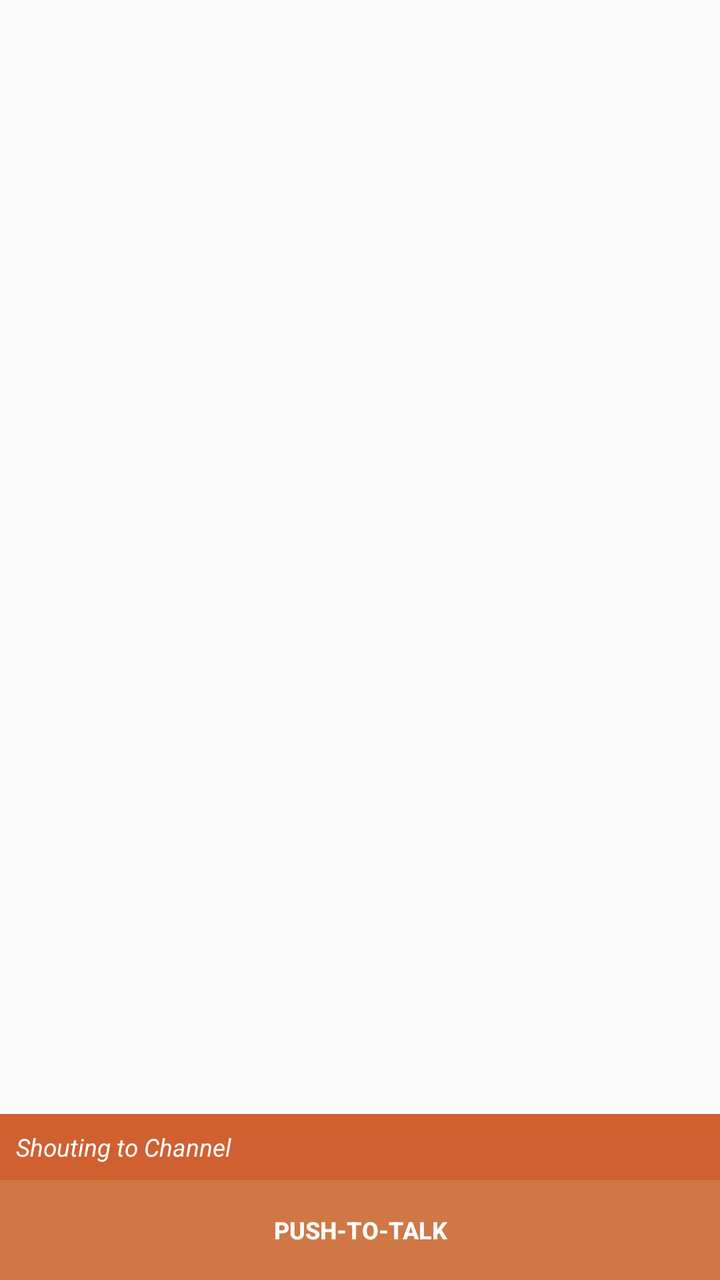
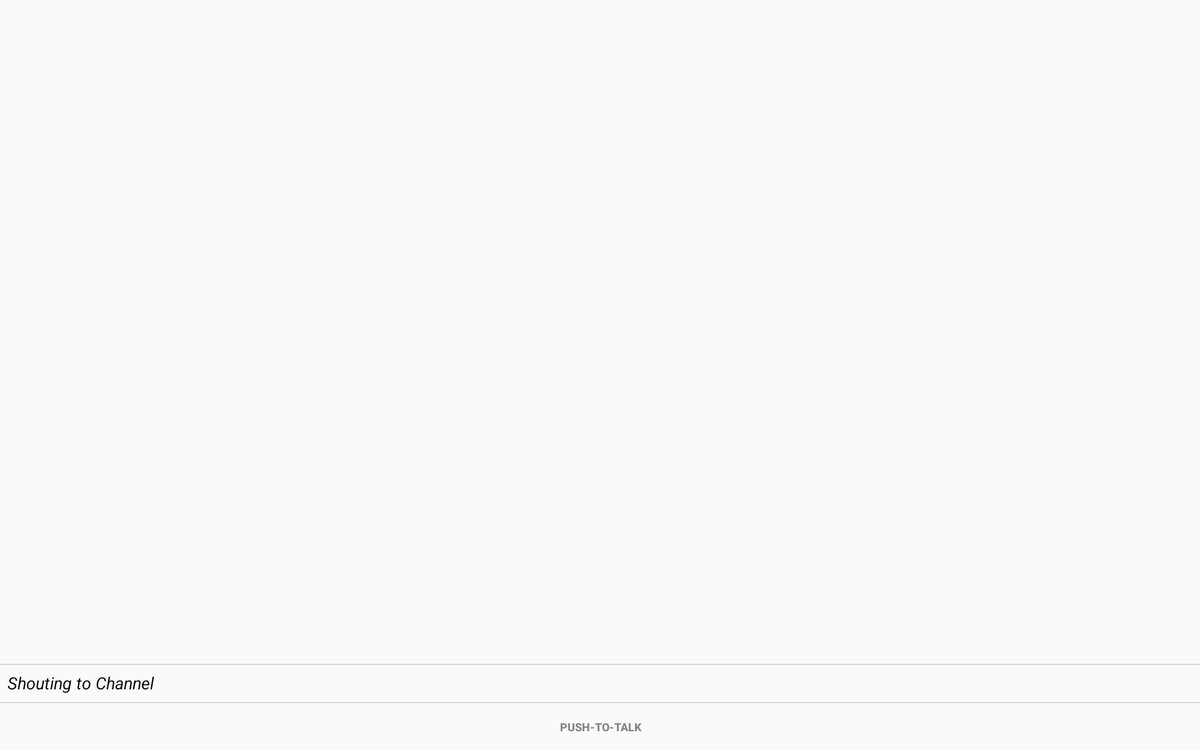

An Android layout and its configuration variant, each rendered on a device that would load it. The default file and the variant file are quoted in full after the pictures.
<!-- AndroidManifest.xml: application theme Theme.Wimic -->
<!-- res/layout/fragment_channel.xml -->
<LinearLayout xmlns:android="http://schemas.android.com/apk/res/android"
    xmlns:app="http://schemas.android.com/apk/res-auto"
    xmlns:tools="http://schemas.android.com/tools"
    android:id="@+id/channelcontainer"
    android:layout_width="match_parent"
    android:layout_height="match_parent"
    android:orientation="vertical">

    <androidx.viewpager.widget.ViewPager
        android:id="@+id/channel_view_pager"
        android:layout_width="match_parent"
        android:layout_height="0dp"
        android:layout_weight="1">

        <androidx.viewpager.widget.PagerTabStrip
            android:id="@+id/channel_tab_strip"
            android:layout_width="match_parent"
            android:layout_height="wrap_content"
            android:layout_gravity="top"
            android:visibility="gone"
            tools:visibility="gone" />
    </androidx.viewpager.widget.ViewPager>

    <FrameLayout
        android:id="@+id/target_panel"
        android:layout_width="match_parent"
        android:layout_height="wrap_content"
        android:background="?colorPrimaryDark">

        <TextView
            android:id="@+id/target_panel_warning"
            android:layout_width="match_parent"
            android:layout_height="match_parent"
            android:text="Shouting to Channel"
            android:textSize="6pt"
            android:textColor="?android:textColorPrimaryInverse"
            android:singleLine="true"
            android:gravity="left|center_vertical"
            android:textStyle="italic"
            android:padding="8dp"/>

        <ImageView
            android:id="@+id/target_panel_cancel"
            android:layout_width="24dp"
            android:layout_height="match_parent"
            app:srcCompat="@drawable/ic_action_delete_dark"
            android:tint="?android:textColorPrimaryInverse"
            android:layout_gravity="center_vertical|end"
            android:background="?attr/selectableItemBackgroundBorderless"/>

    </FrameLayout>

    <LinearLayout
        android:id="@+id/pushtotalk_view"
        android:layout_width="match_parent"
        android:layout_height="wrap_content"
        android:gravity="center_horizontal"
        android:orientation="vertical"
        android:background="?attr/colorPrimary">

        <Button
            android:id="@+id/pushtotalk"
            android:layout_width="match_parent"
            android:layout_height="50dp"
            android:text="@string/ptt"
            android:textColor="?android:attr/textColorPrimaryInverse"
            android:textAllCaps="true"
            android:textStyle="bold"
            android:textSize="12sp"
            android:background="?attr/selectableItemBackground"/>
    </LinearLayout>

</LinearLayout>
<!-- resources referenced by this layout -->
<resources>
  <string name="ptt">Push-to-talk</string>
  <style name="Theme.Wimic" parent="@style/Theme.AppCompat.Light.DarkActionBar">
          <item name="android:textColorPrimary">#000</item>
          <item name="android:textColorSecondary">#777</item>
          <item name="android:textColorPrimaryInverse">#FFF</item>
          <item name="android:textColorSecondaryInverse">#000</item>
  
          <item name="actionBarStyle">@style/WimicDarkActionBar</item>
  
          <item name="colorPrimary">@color/wimic_orange</item>
          <item name="colorPrimaryDark">@color/wimic_orange_light</item>
          <item name="colorAccent">#777</item>
  
          <item name="cardStyle">@style/Theme.Wimic.CardView</item>
      </style>
  <style name="WimicDarkActionBar" parent="@style/Widget.AppCompat.ActionBar.Solid">
          <item name="background">@color/card_dark</item>
          <item name="titleTextStyle">@style/WimicDarkActionBarText</item>
      </style>
  <color name="wimic_orange">#D07746</color>
  <color name="wimic_orange_light">#D06030</color>
  <style name="Theme.Wimic.CardView" parent="CardView">
      </style>
  <color name="card_dark">#111111</color>
  <style name="WimicDarkActionBarText" parent="@style/TextAppearance.AppCompat.Widget.ActionBar.Title">
          <item name="android:textColor">#FFFFFF</item>
      </style>
</resources>
<!-- res/layout-sw720dp/fragment_channel.xml (the author's variant of the layout above) -->
<!-- drawn on a large tablet held sideways -->
<?xml version="1.0" encoding="utf-8"?>
<LinearLayout xmlns:android="http://schemas.android.com/apk/res/android"
    xmlns:app="http://schemas.android.com/apk/res-auto"
    xmlns:tools="http://schemas.android.com/tools"
              android:layout_width="match_parent"
              android:layout_height="match_parent"
              android:layout_marginLeft="16dp"
              android:layout_marginRight="16dp"
              android:divider="?attr/dividerHorizontal"
              android:orientation="horizontal"
              android:showDividers="middle"
    android:baselineAligned="false">

    <LinearLayout
        android:id="@+id/left_split"
        android:layout_width="0dp"
        android:layout_height="match_parent"
        android:layout_weight="1"
        android:visibility="gone"
        tools:visibility="gone">

        <FrameLayout
            android:id="@+id/chat_fragment"
            android:layout_width="match_parent"
            android:layout_height="match_parent" />
    </LinearLayout>

    <LinearLayout
        android:id="@+id/right_split"
        android:layout_width="0dp"
        android:layout_height="match_parent"
        android:layout_weight="3"
        android:orientation="vertical" >

        <FrameLayout
            android:id="@+id/list_fragment"
            android:layout_width="match_parent"
            android:layout_height="0dp"
            android:layout_weight="1" />

        <FrameLayout
            android:id="@+id/target_panel"
            android:layout_width="match_parent"
            android:layout_height="wrap_content">

            <View
                android:layout_width="match_parent"
                android:layout_height="1dp"
                android:background="#dadada"
                android:layout_gravity="top"/>

            <TextView
                android:id="@+id/target_panel_warning"
                android:layout_width="match_parent"
                android:layout_height="match_parent"
                android:text="Shouting to Channel"
                android:textSize="8pt"
                android:textColor="?android:textColorPrimary"
                android:singleLine="true"
                android:gravity="left|center_vertical"
                android:textStyle="italic"
                android:padding="8dp"/>

            <ImageView
                android:id="@+id/target_panel_cancel"
                android:layout_width="24dp"
                android:layout_height="match_parent"
                app:srcCompat="@drawable/ic_action_delete_dark"
                android:tint="?android:textColorPrimary"
                android:layout_gravity="center_vertical|end"
                android:background="?attr/selectableItemBackgroundBorderless"
                android:contentDescription="TODO" />

        </FrameLayout>

        <LinearLayout
            android:id="@+id/pushtotalk_view"
            android:layout_width="match_parent"
            android:layout_height="51dp"
            android:gravity="center_horizontal"
            android:orientation="vertical" >

            <View
                android:layout_width="match_parent"
                android:layout_height="1dp"
                android:background="#dadada" />

            <Button
                android:id="@+id/pushtotalk"
                android:layout_width="match_parent"
                android:layout_height="match_parent"
                android:text="@string/ptt"
                android:textAllCaps="true"
                android:textStyle="bold"
                android:textSize="12sp"
                android:textColor="#858585"
                android:background="?attr/selectableItemBackground"/>
        </LinearLayout>
    </LinearLayout>

</LinearLayout>
